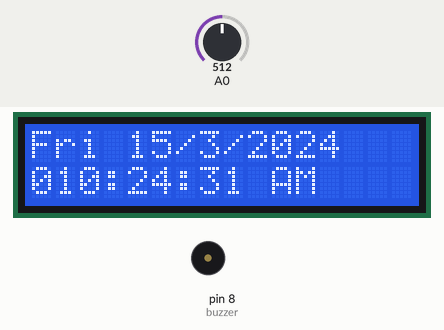
This sketch was run on a simulated Arduino Uno, built with avr-gcc and run on an emulated ATmega328P. On the bench: 16×2 character LCD, buzzer (waves = sounding, pin HIGH). The test bench sets the inputs (shaded band); at power-on: A0 = 512. The local clock reads 2024-03-15 10:24:30 at power-on unless the sketch sets it; what the sketch prints to the serial monitor is not drawn.

Above: at 1.2 s.
1.3 s: A0 set to 422
3.5 s: A0 set to 391
At 4.5 s:
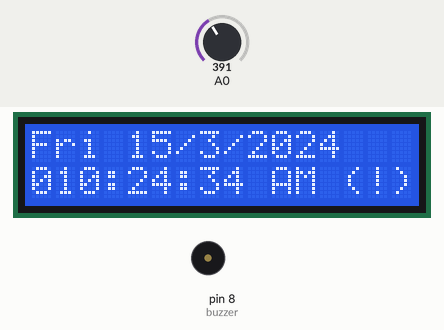
6.5 s: A0 set to 415
At 7.8 s:
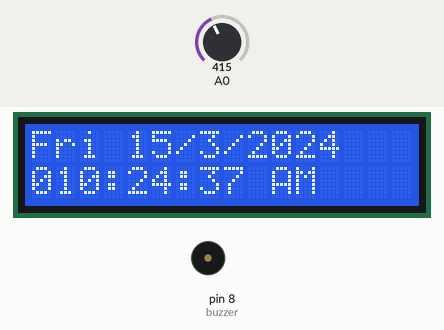
Timing chart, 0 to 9.5 s (numbered marks = the images above; inputs shaded):
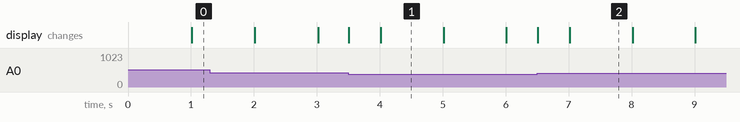

Measured:
- the behaviour switches between 405 and 404 on A0 (found by bisection; images 0 and 1)
- after the input at 3.5 s, the display: first changes at once (image 1 shows a later state)
- after the input at 6.5 s, the display: first changes at once (image 2 shows a later state)
- what the display in image 1 shows lasts 1.0 s, from 4.0 s to 5.0 s

The sketch:

clock.ino
```cpp
// Date and time functions using a DS1307 RTC connected via I2C and Wire lib
#include <Wire.h>
#include "RTClib.h"
RTC_DS1307 rtc;
const short buzzer = 8;
bool mon = false;
#include <LiquidCrystal.h>
const int rs = 12, en = 11, d4 = 5, d5 = 4, d6 = 7, d7 = 6;
LiquidCrystal lcd(rs, en, d4, d5, d6, d7);
bool highed;
void setup () {
  Serial.begin(57600);
  if (! rtc.begin()) {
    Serial.println("Couldn't find RTC");
    while (1);
  }
  lcd.begin(16,2);
  pinMode(buzzer,OUTPUT);
 // if (! rtc.isrunning()) {
   // Serial.println("RTC is NOT running!");
    // following line sets the RTC to the date & time this sketch was compiled
    //rtc.adjust(DateTime(F(__DATE__), F(__TIME__)));
    // This line sets the RTC with an explicit date & time, for example to set
    // January 21, 2014 at 3am you would call:
    // rtc.adjust(DateTime(2014, 1, 21, 3, 0, 0));
  //}
}

void loop () {
    DateTime now = rtc.now();
    highed=false;
    lcd.setCursor(0,0);
    if(now.dayOfTheWeek() ==0) lcd.print("Sun");
    else if(now.dayOfTheWeek() ==1) lcd.print("Mon");
    else if(now.dayOfTheWeek() ==2) lcd.print("Tue");
    else if(now.dayOfTheWeek() ==3) lcd.print("Wed");
    else if(now.dayOfTheWeek() ==4) lcd.print("Thu");
    else if(now.dayOfTheWeek() ==5) lcd.print("Fri");
    else if(now.dayOfTheWeek() ==6) lcd.print("Sat");
    lcd.print(" ");
    lcd.print(now.day(), DEC);
    lcd.print('/');
    lcd.print(now.month(), DEC);
    lcd.print('/');
    lcd.print(now.year(), DEC);
    lcd.setCursor(0,1);
    if ((now.hour() /12 )<10) lcd.print(0);
    lcd.print(now.hour()%12);
    lcd.print(':');
    if (now.minute() < 10) lcd.print(0);
    lcd.print(now.minute(), DEC);
    lcd.print(':');
    if (now.second() < 10) lcd.print(0);
    lcd.print(now.second(), DEC);
    lcd.print(" ");
    if (now.hour() /12 ==1) lcd.print("PM");
    else lcd.print("AM");
    lcd.setCursor(13,1);
    if (analogRead(A0) < 405)lcd.print("(!)");
    else lcd.print("   ");
    if (Serial.available()) {
      String dt =Serial.readString();
      dt.trim();
      if (dt == "monitor") mon = true;
      else if(dt == "!monitor") mon = false;

    }
    Serial.println(analogRead(A0));

}
```
